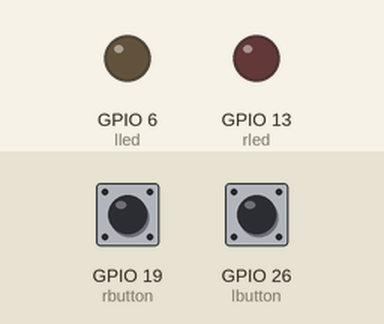
Simulated run of this program. Board: Raspberry Pi (BCM pin numbers). Shown: output pins drawn as LEDs (lit = HIGH). The test bench sets the inputs (shaded band); at power-on: GPIO 19 (rbutton) HIGH, GPIO 26 (lbutton) HIGH.

Above: at 1.2 s.
1.3 s: GPIO 19 (rbutton) pulled LOW for 0.15 s
At 1.37 s:
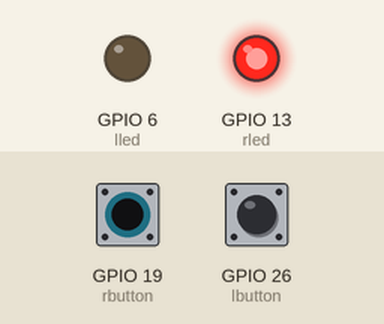
2.9 s: GPIO 19 (rbutton) pulled LOW for 3.2 s
At 6.8 s:
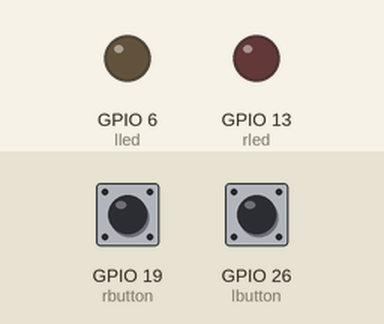
Timing chart, 0 to 8.3 s (numbered marks = the images above; inputs shaded):
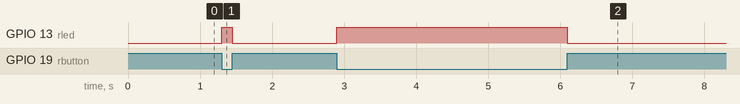

Measured:
- after the input at 1.3 s, GPIO 13 (rled): LOW → HIGH at once, → LOW 0.15 s later
- after the input at 2.9 s, GPIO 13 (rled): LOW → HIGH at once, → LOW 3.2 s later

The program:

buttonLight.py
```python
#!/usr/bin/python
import RPi.GPIO as GPIO
import time

#this script takes input from two buttons
#it lights up LED's based on which button is being pressed

#GPIO Declarations
GPIO.setmode(GPIO.BCM)
lbutton = 26
rbutton = 19
GPIO.setup(lbutton, GPIO.IN, pull_up_down=GPIO.PUD_UP)
GPIO.setup(rbutton, GPIO.IN, pull_up_down=GPIO.PUD_UP)
lled = 6
rled = 13
GPIO.setup(lled, GPIO.OUT)
GPIO.setup(rled, GPIO.OUT)

while True:

	input_state_L = GPIO.input(lbutton)
        input_state_R = GPIO.input(rbutton)

	if (input_state_L == False):
	  GPIO.output(rled,0)
          GPIO.output(lled,1)
        if input_state_R == False:
          GPIO.output(lled,0)
          GPIO.output(rled,1)


	else:
		GPIO.output(lled,0)
                GPIO.output(rled,0)
```
